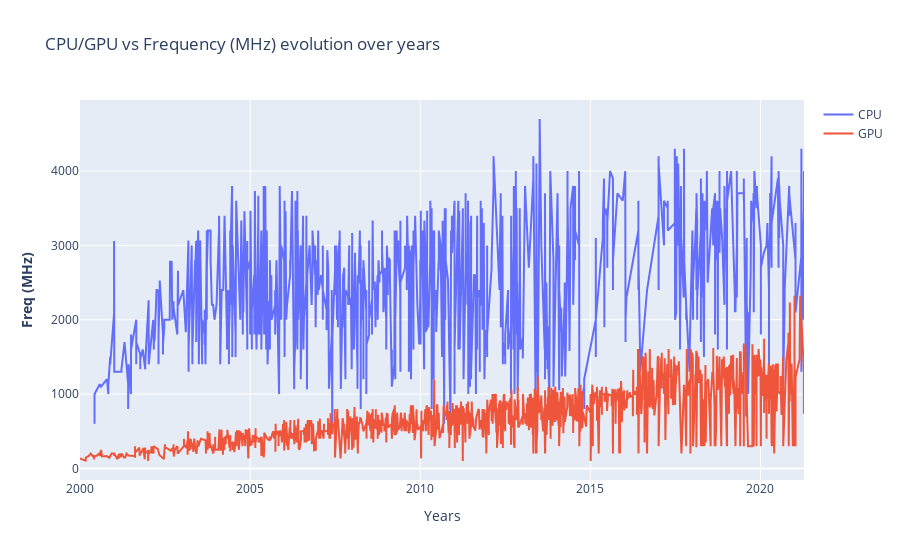

Write notebook code for a chart like this one.
### Markdown cell above
### Análise - Frequency

### Code cell
fig = make_subplots()

# Add traces
fig.add_trace(
    go.Scatter(x= df_cpu.index, y=df_cpu["Freq (MHz)"] ,name= "CPU")
)

fig.add_trace(
    go.Scatter(x= df_gpu.index,y= df_gpu["Freq (MHz)"], name= "GPU")
)

# Add figure title
fig.update_layout(
    title_text="CPU/GPU vs Frequency (MHz) evolution over years"
)

# Set x-axis title
fig.update_xaxes(title_text="Years")

# Set y-axes titles
fig.update_yaxes(title_text="<b>Freq (MHz)</b>", secondary_y=False)

fig.show()

### Figure 1 — Plotly figure (JSON) as saved in the notebook; plotly's stock layout.template omitted (floating-point values rounded to 4 significant figures; data arrays with more than 128 entries replaced by an {"elided": "..."} marker saying what was removed)
{"data": [{"name": "CPU", "type": "scatter", "x": {"elided": "2138 str values"}, "y": {"elided": "2138 int values"}}, {"name": "GPU", "type": "scatter", "x": {"elided": "2606 str values"}, "y": {"elided": "2606 int values"}}], "layout": {"title": {"text": "CPU/GPU vs Frequency (MHz) evolution over years"}, "xaxis": {"anchor": "y", "domain": [0, 1], "title": {"text": "Years"}}, "yaxis": {"anchor": "x", "domain": [0, 1], "title": {"text": "<b>Freq (MHz)</b>"}}}}
